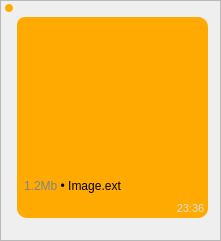
               <widget class="QFrame" name="image_bubble_frame">
                <property name="geometry">
                 <rect>
                  <x>30</x>
                  <y>350</y>
                  <width>221</width>
                  <height>241</height>
                 </rect>
                </property>
                <property name="minimumSize">
                 <size>
                  <width>201</width>
                  <height>101</height>
                 </size>
                </property>
                <property name="styleSheet">
                 <string notr="true"/>
                </property>
                <property name="frameShape">
                 <enum>QFrame::StyledPanel</enum>
                </property>
                <property name="frameShadow">
                 <enum>QFrame::Raised</enum>
                </property>
                <widget class="QFrame" name="frame_37">
                 <property name="geometry">
                  <rect>
                   <x>5</x>
                   <y>4</y>
                   <width>8</width>
                   <height>8</height>
                  </rect>
                 </property>
                 <property name="styleSheet">
                  <string notr="true">background-color: rgb(255, 170, 0);
border-radius:4px;</string>
                 </property>
                 <property name="frameShape">
                  <enum>QFrame::StyledPanel</enum>
                 </property>
                 <property name="frameShadow">
                  <enum>QFrame::Raised</enum>
                 </property>
                </widget>
                <widget class="QFrame" name="frame_38">
                 <property name="geometry">
                  <rect>
                   <x>10</x>
                   <y>10</y>
                   <width>14</width>
                   <height>14</height>
                  </rect>
                 </property>
                 <property name="styleSheet">
                  <string notr="true">background-color: rgba(255, 170, 0, .7);
border-radius:7px;</string>
                 </property>
                 <property name="frameShape">
                  <enum>QFrame::StyledPanel</enum>
                 </property>
                 <property name="frameShadow">
                  <enum>QFrame::Raised</enum>
                 </property>
                </widget>
                <widget class="QFrame" name="image_bubble">
                 <property name="geometry">
                  <rect>
                   <x>17</x>
                   <y>17</y>
                   <width>191</width>
                   <height>201</height>
                  </rect>
                 </property>
                 <property name="styleSheet">
                  <string notr="true">	border-radius:10px;
	border-top-left-radius:8px;
	background-color: rgb(255, 170, 0);
</string>
                 </property>
                 <property name="frameShape">
                  <enum>QFrame::StyledPanel</enum>
                 </property>
                 <property name="frameShadow">
                  <enum>QFrame::Raised</enum>
                 </property>
                 <layout class="QVBoxLayout" name="verticalLayout_23">
                  <property name="spacing">
                   <number>0</number>
                  </property>
                  <property name="leftMargin">
                   <number>2</number>
                  </property>
                  <property name="topMargin">
                   <number>1</number>
                  </property>
                  <property name="rightMargin">
                   <number>2</number>
                  </property>
                  <property name="bottomMargin">
                   <number>0</number>
                  </property>
                  <item>
                   <widget class="QLabel" name="image">
                    <property name="minimumSize">
                     <size>
                      <width>180</width>
                      <height>180</height>
                     </size>
                    </property>
                    <property name="maximumSize">
                     <size>
                      <width>16777215</width>
                      <height>180</height>
                     </size>
                    </property>
                    <property name="font">
                     <font>
                      <bold>false</bold>
                     </font>
                    </property>
                    <property name="styleSheet">
                     <string notr="true">QLabel{
	border-radius:10px;
	border-image: url(:/icons/icons/test.jpg);
	color:#000;
	padding:2px;

}</string>
                    </property>
                    <property name="text">
                     <string>&lt;html&gt;&lt;head/&gt;&lt;body&gt;&lt;p&gt;&lt;span style=&quot; color:#848484;&quot;&gt;1.2Mb&lt;/span&gt; • Image.ext&lt;/p&gt;&lt;/body&gt;&lt;/html&gt;</string>
                    </property>
                    <property name="alignment">
                     <set>Qt::AlignBottom|Qt::AlignLeading|Qt::AlignLeft</set>
                    </property>
                    <property name="textInteractionFlags">
                     <set>Qt::TextSelectableByMouse</set>
                    </property>
                   </widget>
                  </item>
                  <item>
                   <layout class="QHBoxLayout" name="horizontalLayout_32">
                    <property name="leftMargin">
                     <number>0</number>
                    </property>
                    <property name="topMargin">
                     <number>0</number>
                    </property>
                    <property name="rightMargin">
                     <number>0</number>
                    </property>
                    <property name="bottomMargin">
                     <number>0</number>
                    </property>
                    <item>
                     <spacer name="horizontalSpacer_19">
                      <property name="orientation">
                       <enum>Qt::Horizontal</enum>
                      </property>
                      <property name="sizeHint" stdset="0">
                       <size>
                        <width>98</width>
                        <height>20</height>
                       </size>
                      </property>
                     </spacer>
                    </item>
                    <item>
                     <widget class="QLabel" name="time_13">
                      <property name="minimumSize">
                       <size>
                        <width>31</width>
                        <height>14</height>
                       </size>
                      </property>
                      <property name="maximumSize">
                       <size>
                        <width>31</width>
                        <height>14</height>
                       </size>
                      </property>
                      <property name="font">
                       <font>
                        <pointsize>8</pointsize>
                       </font>
                      </property>
                      <property name="styleSheet">
                       <string notr="true">QLabel{
color:#ddd;
border-radius:7px;
}</string>
                      </property>
                      <property name="text">
                       <string>23:36</string>
                      </property>
                      <property name="alignment">
                       <set>Qt::AlignCenter</set>
                      </property>
                     </widget>
                    </item>
                   </layout>
                  </item>
                 </layout>
                </widget>
               </widget>
